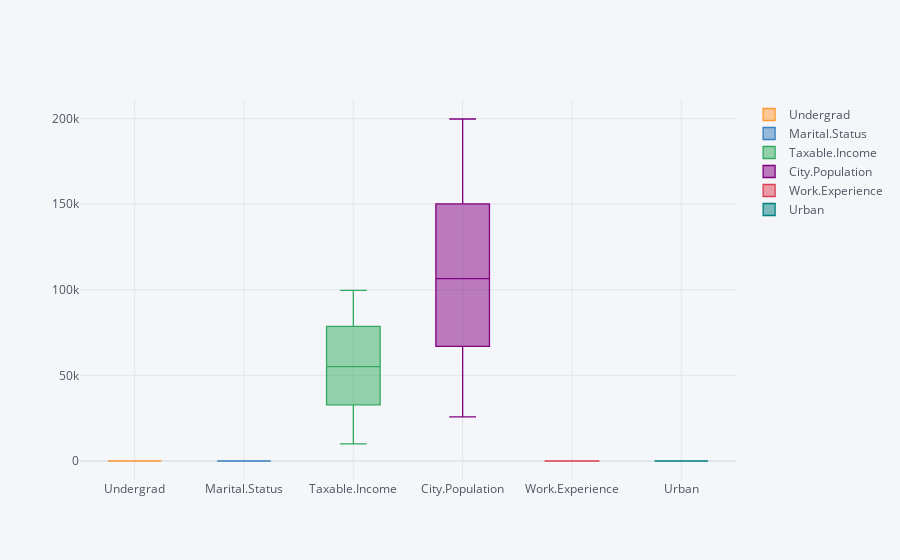

The cell this chart's notebook holds for it:
### Code cell
# Boxplot for all columns with numerical data
fc_df.iplot(kind = 'box', keys = num_col)

### Figure 1 — Plotly figure (JSON) as saved in the notebook; plotly's stock layout.template omitted (floating-point values rounded to 4 significant figures; data arrays with more than 128 entries replaced by an {"elided": "..."} marker saying what was removed)
{"data": [{"boxpoints": false, "line": {"width": 1.3}, "marker": {"color": "rgba(255, 153, 51, 1.0)"}, "name": "Undergrad", "orientation": "v", "type": "box", "y": {"elided": "600 int values"}}, {"boxpoints": false, "line": {"width": 1.3}, "marker": {"color": "rgba(55, 128, 191, 1.0)"}, "name": "Marital.Status", "orientation": "v", "type": "box", "y": {"elided": "600 int values"}}, {"boxpoints": false, "line": {"width": 1.3}, "marker": {"color": "rgba(50, 171, 96, 1.0)"}, "name": "Taxable.Income", "orientation": "v", "type": "box", "y": {"elided": "600 int values"}}, {"boxpoints": false, "line": {"width": 1.3}, "marker": {"color": "rgba(128, 0, 128, 1.0)"}, "name": "City.Population", "orientation": "v", "type": "box", "y": {"elided": "600 int values"}}, {"boxpoints": false, "line": {"width": 1.3}, "marker": {"color": "rgba(219, 64, 82, 1.0)"}, "name": "Work.Experience", "orientation": "v", "type": "box", "y": {"elided": "600 int values"}}, {"boxpoints": false, "line": {"width": 1.3}, "marker": {"color": "rgba(0, 128, 128, 1.0)"}, "name": "Urban", "orientation": "v", "type": "box", "y": {"elided": "600 int values"}}], "layout": {"legend": {"bgcolor": "#F5F6F9", "font": {"color": "#4D5663"}}, "paper_bgcolor": "#F5F6F9", "plot_bgcolor": "#F5F6F9", "title": {"font": {"color": "#4D5663"}}, "xaxis": {"gridcolor": "#E1E5ED", "showgrid": true, "tickfont": {"color": "#4D5663"}, "title": {"font": {"color": "#4D5663"}, "text": ""}, "zerolinecolor": "#E1E5ED"}, "yaxis": {"gridcolor": "#E1E5ED", "showgrid": true, "tickfont": {"color": "#4D5663"}, "title": {"font": {"color": "#4D5663"}, "text": ""}, "zerolinecolor": "#E1E5ED"}}}
